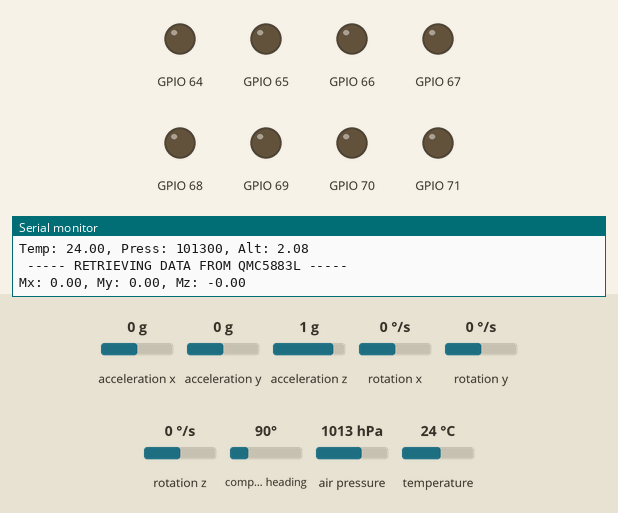
Simulated run of this sketch. Board: ESP32-S3. On the bench: output pins drawn as LEDs (lit = HIGH), the last lines printed to the serial monitor. Wiring (inferred from the names in the program): QMC5883L compass at I2C address 0x0D; MPU-6050 motion sensor at I2C address 0x68. The inputs (shaded band) are chosen by the test bench; at power-on: acceleration x 0 g, acceleration y 0 g, acceleration z 1 g, rotation x 0 °/s, rotation y 0 °/s, rotation z 0 °/s, compass heading 90°, air pressure 1013 hPa, temperature 24 °C.

Above: at 0.1 s.
At 6.1 s:
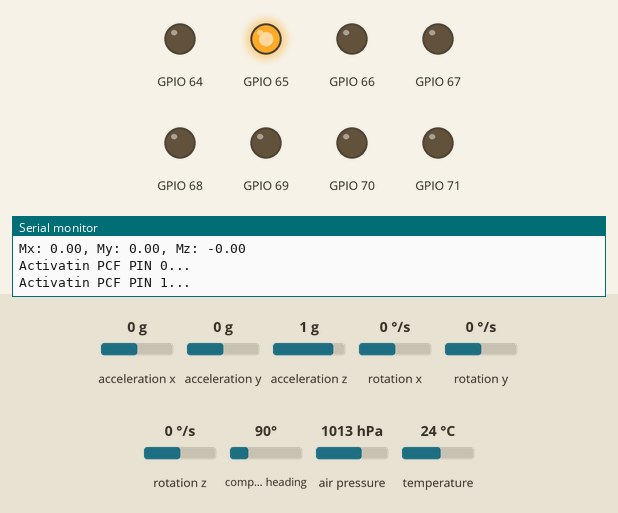
At 11.1 s:
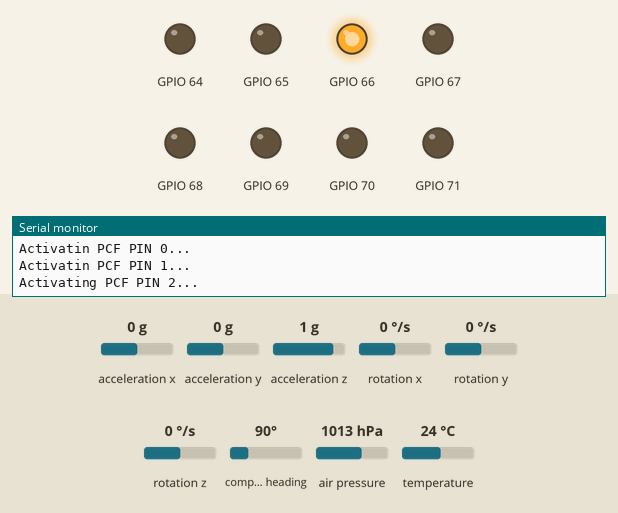
At 16.1 s:
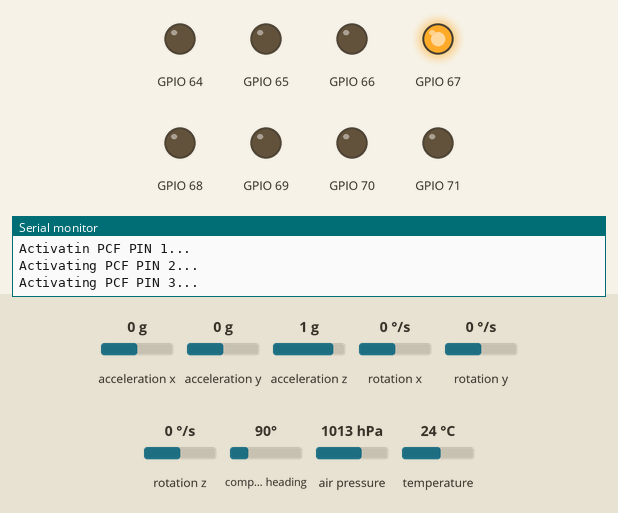
At 21.1 s:
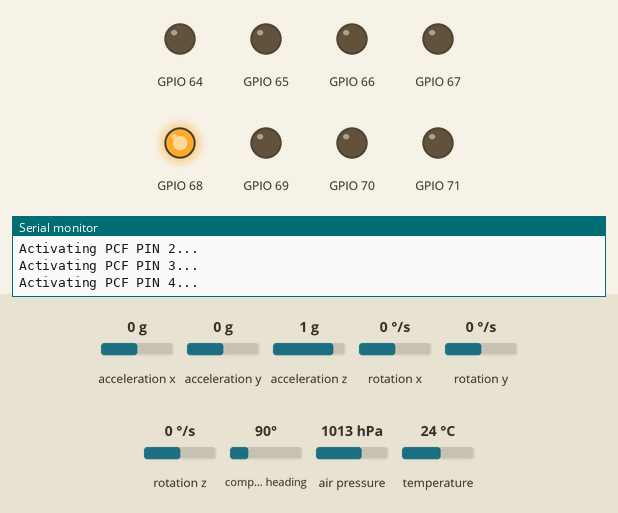
At 36.1 s:
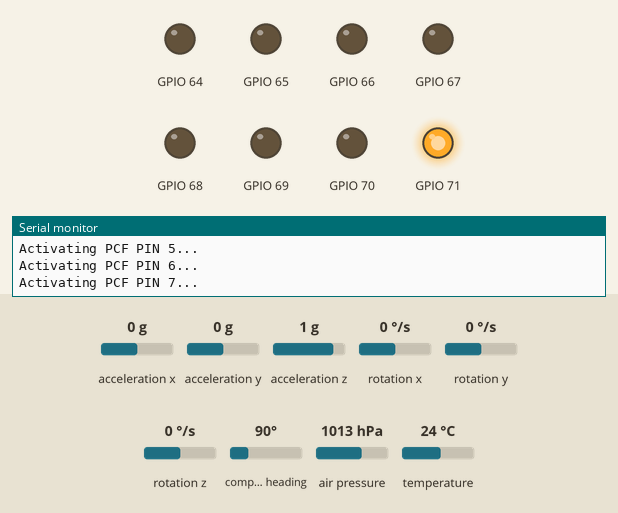
Timing chart, 0 to 37.6 s (numbered marks = the images above):
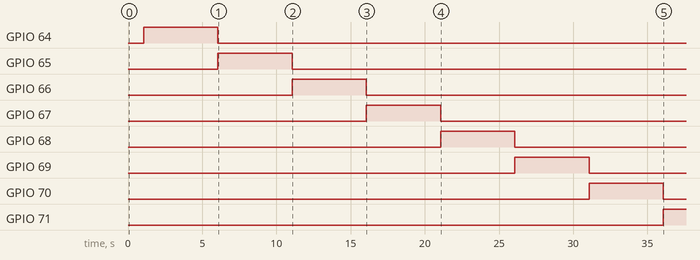

The sketch:

I2C_BUS_TEST_ESP.ino
```cpp
/*
I2C device found at address 0x0D
I2C device found at address 0x20 -> PCF8574
I2C device found at address 0x28
I2C device found at address 0x68
I2C device found at address 0x77
*/

#include <Arduino.h>
#include <Wire.h>
#include <Adafruit_Sensor.h>
#include <Adafruit_BNO055.h>

#include <Adafruit_PCF8574.h>

#include <Adafruit_BNO055.h>

#include <Adafruit_BMP085.h>
#include <DFRobot_QMC5883.h>
#include <MPU6050_light.h>

MPU6050 mpu(Wire);
Adafruit_BMP085 bmp;
Adafruit_BNO055 bno;
Adafruit_PCF8574 pcf;

#define SCL_PIN 22
#define SDA_PIN 21

#define PCF_ADDRESS 0x20

#define PCF_P0 0
#define PCF_P1 1
#define PCF_P2 2
#define PCF_P3 3
#define PCF_P4 4
#define PCF_P5 5
#define PCF_P6 6
#define PCF_P7 7

#define PCF_ACTIVATION_DELAY 5000

void setup() {
  // Init Serial Monitor
  Serial.begin(115200);
  delay(10);
  Serial.println("Serial Monitor Intialized");

  // Init I2C
  Wire.begin(SDA_PIN, SCL_PIN);

  // Init PCF PCF8574
  if (!pcf.begin(PCF_ADDRESS, &Wire)) {
    Serial.println("Error while intializing PCF8574");
    Serial.print("Execution Halted");
    while (true)
      ;
  } else {
    Serial.println("PCF8574 Intialized Succesfully");

    // Initialize PCG8574 pins
    pcf.pinMode(PCF_P1, OUTPUT);
    pcf.pinMode(PCF_P2, OUTPUT);
    pcf.pinMode(PCF_P3, OUTPUT);
    pcf.pinMode(PCF_P4, OUTPUT);
    pcf.pinMode(PCF_P5, OUTPUT);
    pcf.pinMode(PCF_P6, OUTPUT);
    pcf.pinMode(PCF_P7, OUTPUT);

    pcf.digitalWrite(PCF_P1, LOW);
    pcf.digitalWrite(PCF_P2, LOW);
    pcf.digitalWrite(PCF_P3, LOW);
    pcf.digitalWrite(PCF_P4, LOW);
    pcf.digitalWrite(PCF_P5, LOW);
    pcf.digitalWrite(PCF_P6, LOW);
    pcf.digitalWrite(PCF_P7, LOW);
  }

  // Init BNO055
  if (!bno.begin()) {
    Serial.println("Error while intializing BNO055");
    Serial.print("Execution Halted");
    while (true)
      ;
  } else {
    Serial.println("BNO055 Intialized Succesfully");
  }

  // Init MPU6050
  byte status = mpu.begin();
  if (status != 0) {
    Serial.println("Error while intializing MPU6050");
    Serial.print("Execution Halted");
    while (true)
      ;
  } else {
    Serial.println("MPU6050 Intialized Succesfully");
  }

  // Init QMC5883L
  Wire.beginTransmission(0x68);
  Wire.write(0x37);
  Wire.write(0x02);
  if (Wire.endTransmission() != 0) {
    Serial.println("Failed to open MPU6050 Bypass");
    Serial.print("Execution Halted");
    while (true)
      ;
  }

  Wire.beginTransmission(0x0D);
  Wire.write(0x09);
  Wire.write(0x1D);
  Wire.endTransmission();

  Wire.beginTransmission(0x0D);
  Wire.write(0x0B);
  Wire.write(0x01);

  if (Wire.endTransmission() != 0) {
    Serial.println("QMC5883L not found on 0x0D");
    Serial.print("Execution Halted");
    while (true)
      ;
  } else {
    Serial.println("QMC5883L initialized successfully.");
  }

  // Init BMP180
  if (!bmp.begin()) {
    Serial.println("BMP180 initialization failed");
    Serial.print("Execution Halted");
    while (true)
      ;
  } else {
    Serial.println("BMP180 sensor initialized successfully.");
  };
}

void loop() {
  Serial.println(" ----- RETRIEVING DATA FROM BNO055 -----");
  imu::Vector<3> lin_accel = bno.getVector(Adafruit_BNO055::VECTOR_LINEARACCEL);
  imu::Vector<3> gyro = bno.getVector(Adafruit_BNO055::VECTOR_GYROSCOPE);
  imu::Vector<3> mag = bno.getVector(Adafruit_BNO055::VECTOR_MAGNETOMETER);
  imu::Quaternion quat = bno.getQuat();

  // Linear Acceleration
  Serial.print("Ax: ");
  Serial.print(lin_accel.x());
  Serial.print(", Ay: ");
  Serial.print(lin_accel.y());
  Serial.print(", Az: ");
  Serial.println(lin_accel.z());

  // Gyroscope
  Serial.print("Gx: ");
  Serial.print(gyro.x());
  Serial.print(", Gy: ");
  Serial.print(gyro.y());
  Serial.print(", Gz: ");
  Serial.println(gyro.z());

  // Magnetometer
  Serial.print("Mx: ");
  Serial.print(mag.x());
  Serial.print(", My: ");
  Serial.print(mag.y());
  Serial.print(", Mz: ");
  Serial.println(mag.z());

  // Quaternion
  Serial.print("Qw: ");
  Serial.print(quat.w());
  Serial.print(", Qx: ");
  Serial.print(quat.x());
  Serial.print(", Qy: ");
  Serial.print(quat.y());
  Serial.print(", Qz: ");
  Serial.println(quat.z());

  Serial.println(" ----- RETRIEVING DATA FROM MPU6050 -----");
  // Linear Acceleration
  Serial.print("Ax: ");
  Serial.print(mpu.getAccX());
  Serial.print(", Ay: ");
  Serial.print(mpu.getAccY());
  Serial.print(", Az: ");
  Serial.println(mpu.getAccZ());

  // Gyroscope
  Serial.print("Gx: ");
  Serial.print(mpu.getGyroX());
  Serial.print(", Gy: ");
  Serial.print(mpu.getGyroY());
  Serial.print(", Gz: ");
  Serial.println(mpu.getGyroZ());

  Serial.println(" ----- RETRIEVING DATA FROM BMP180 -----");
  Serial.print("Temp: ");
  Serial.print(bmp.readTemperature());
  Serial.print(", Press: ");
  Serial.print(bmp.readPressure());
  Serial.print(", Alt: ");
  Serial.println(bmp.readAltitude());

  Serial.println(" ----- RETRIEVING DATA FROM QMC5883L -----");
  Wire.beginTransmission(0x0D);
  Wire.write(0x00);
  Wire.endTransmission();
  Wire.requestFrom(0x0D, 6);

  if (Wire.available() == 6) {
    int16_t rawX = (int16_t)(Wire.read() | (Wire.read() << 8));
    int16_t rawY = (int16_t)(Wire.read() | (Wire.read() << 8));
    int16_t rawZ = (int16_t)(Wire.read() | (Wire.read() << 8));

    Serial.print("Mx: ");
    Serial.print((rawX / 3000.0f) * 1e-4f);
    Serial.print(", My: ");
    Serial.print((rawY / 3000.0f) * 1e-4f);
    Serial.print(", Mz: ");
    Serial.println((rawZ / 3000.0f) * 1e-4f);
  } else {
    Serial.println("No Data available");
  }

  delay(1000);

  Serial.println("Activatin PCF PIN 0...");
  pcf.digitalWrite(PCF_P0, HIGH);
  pcf.digitalWrite(PCF_P1, LOW);
  pcf.digitalWrite(PCF_P2, LOW);
  pcf.digitalWrite(PCF_P3, LOW);
  pcf.digitalWrite(PCF_P4, LOW);
  pcf.digitalWrite(PCF_P5, LOW);
  pcf.digitalWrite(PCF_P6, LOW);
  pcf.digitalWrite(PCF_P7, LOW);
  delay(PCF_ACTIVATION_DELAY);

  Serial.println("Activatin PCF PIN 1...");
  pcf.digitalWrite(PCF_P0, LOW);
  pcf.digitalWrite(PCF_P1, HIGH);
  pcf.digitalWrite(PCF_P2, LOW);
  pcf.digitalWrite(PCF_P3, LOW);
  pcf.digitalWrite(PCF_P4, LOW);
  pcf.digitalWrite(PCF_P5, LOW);
  pcf.digitalWrite(PCF_P6, LOW);
  pcf.digitalWrite(PCF_P7, LOW);
  delay(PCF_ACTIVATION_DELAY);

  Serial.println("Activating PCF PIN 2...");
  pcf.digitalWrite(PCF_P0, LOW);
  pcf.digitalWrite(PCF_P1, LOW);
  pcf.digitalWrite(PCF_P2, HIGH);
  pcf.digitalWrite(PCF_P3, LOW);
  pcf.digitalWrite(PCF_P4, LOW);
  pcf.digitalWrite(PCF_P5, LOW);
  pcf.digitalWrite(PCF_P6, LOW);
  pcf.digitalWrite(PCF_P7, LOW);
  delay(PCF_ACTIVATION_DELAY);

  Serial.println("Activating PCF PIN 3...");
  pcf.digitalWrite(PCF_P0, LOW);
  pcf.digitalWrite(PCF_P1, LOW);
  pcf.digitalWrite(PCF_P2, LOW);
  pcf.digitalWrite(PCF_P3, HIGH);
  pcf.digitalWrite(PCF_P4, LOW);
  pcf.digitalWrite(PCF_P5, LOW);
  pcf.digitalWrite(PCF_P6, LOW);
  pcf.digitalWrite(PCF_P7, LOW);
  delay(PCF_ACTIVATION_DELAY);

  Serial.println("Activating PCF PIN 4...");
  pcf.digitalWrite(PCF_P0, LOW);
  pcf.digitalWrite(PCF_P1, LOW);
  pcf.digitalWrite(PCF_P2, LOW);
  pcf.digitalWrite(PCF_P3, LOW);
  pcf.digitalWrite(PCF_P4, HIGH);
  pcf.digitalWrite(PCF_P5, LOW);
  pcf.digitalWrite(PCF_P6, LOW);
  pcf.digitalWrite(PCF_P7, LOW);
  delay(PCF_ACTIVATION_DELAY);

  Serial.println("Activating PCF PIN 5...");
  pcf.digitalWrite(PCF_P0, LOW);
  pcf.digitalWrite(PCF_P1, LOW);
  pcf.digitalWrite(PCF_P2, LOW);
  pcf.digitalWrite(PCF_P3, LOW);
  pcf.digitalWrite(PCF_P4, LOW);
  pcf.digitalWrite(PCF_P5, HIGH);
  pcf.digitalWrite(PCF_P6, LOW);
  pcf.digitalWrite(PCF_P7, LOW);
  delay(PCF_ACTIVATION_DELAY);

  Serial.println("Activating PCF PIN 6...");
  pcf.digitalWrite(PCF_P0, LOW);
  pcf.digitalWrite(PCF_P1, LOW);
  pcf.digitalWrite(PCF_P2, LOW);
  pcf.digitalWrite(PCF_P3, LOW);
  pcf.digitalWrite(PCF_P4, LOW);
  pcf.digitalWrite(PCF_P5, LOW);
  pcf.digitalWrite(PCF_P6, HIGH);
  pcf.digitalWrite(PCF_P7, LOW);
  delay(PCF_ACTIVATION_DELAY);

  Serial.println("Activating PCF PIN 7...");
  pcf.digitalWrite(PCF_P0, LOW);
  pcf.digitalWrite(PCF_P1, LOW);
  pcf.digitalWrite(PCF_P2, LOW);
  pcf.digitalWrite(PCF_P3, LOW);
  pcf.digitalWrite(PCF_P4, LOW);
  pcf.digitalWrite(PCF_P5, LOW);
  pcf.digitalWrite(PCF_P6, LOW);
  pcf.digitalWrite(PCF_P7, HIGH);
  delay(PCF_ACTIVATION_DELAY);

  Serial.println("Deactivating");
  pcf.digitalWrite(PCF_P0, LOW);
  pcf.digitalWrite(PCF_P1, LOW);
  pcf.digitalWrite(PCF_P2, LOW);
  pcf.digitalWrite(PCF_P3, LOW);
  pcf.digitalWrite(PCF_P4, LOW);
  pcf.digitalWrite(PCF_P5, LOW);
  pcf.digitalWrite(PCF_P6, LOW);
  pcf.digitalWrite(PCF_P7, LOW);
  delay(PCF_ACTIVATION_DELAY);
}
```

Measured:
- by itself, GPIO 64: LOW → HIGH at 1.1 s, → LOW 5.0 s later
- by itself, GPIO 65: LOW → HIGH at 6.1 s, → LOW 5.0 s later
- by itself, GPIO 66: LOW → HIGH at 11.1 s, → LOW 5.0 s later
- by itself, GPIO 67: LOW → HIGH at 16.1 s, → LOW 5.0 s later
- by itself, GPIO 68: LOW → HIGH at 21.1 s, → LOW 5.0 s later
- by itself, GPIO 69: LOW → HIGH at 26.1 s, → LOW 5.0 s later
- by itself, GPIO 70: LOW → HIGH at 31.1 s, → LOW 5.0 s later
- by itself, GPIO 71: LOW → HIGH at 36.1 s
